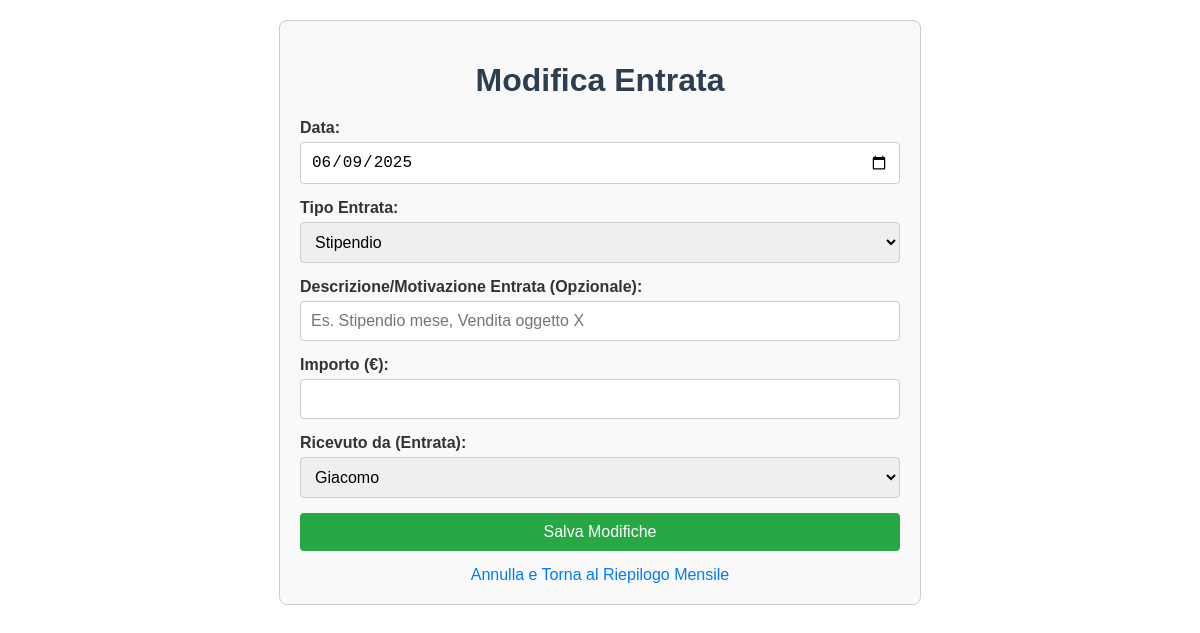
Page /modifica_entrata/10 on the committed database.
### tables this page shows
CREATE TABLE entrate (
    id INTEGER PRIMARY KEY AUTOINCREMENT,
    data TEXT NOT NULL,                 -- Data dell'entrata
    tipo_entrata TEXT NOT NULL,         -- Es. "Stipendio", "Bonus", "Regalo", "Vendita", "Extra"
    descrizione TEXT,                   -- Motivazione o dettaglio aggiuntivo (opzionale)
    importo REAL NOT NULL,              -- Importo dell'entrata (sempre positivo)
    ricevuto_da TEXT NOT NULL,          -- Chi ha ricevuto l'entrata: "Giacomo" o "Erica"
    timestamp DATETIME DEFAULT CURRENT_TIMESTAMP
);

### app.py (the view)
@app.route('/modifica_entrata/<int:entrata_id>', methods=['GET'])
def modifica_entrata_form(entrata_id):
    entrata = None; db = None
    try:
        db = get_db()
        entrata = db.execute('SELECT id, data, tipo_entrata, descrizione, importo, ricevuto_da FROM entrate WHERE id = ?', (entrata_id,)).fetchone()
    except sqlite3.Error as e: flash("Errore caricamento entrata.", "danger"); return redirect(url_for('index'))
    finally:
        if db: db.close()
    if entrata is None: flash(f"Entrata ID {entrata_id} non trovata.", "danger"); return redirect(url_for('index'))
    tipi_entrata_disponibili = ["Stipendio", "Bonus", "Regalo", "Vendita", "Extra", "Altro"]
    return render_template('modifica_entrata.html', entrata=entrata, tipi_entrata=tipi_entrata_disponibili, titolo_pagina="Modifica Entrata", datetime=datetime)

### app.py (called while the page is built)
@app.template_filter('format_decimali_italiano')
def format_decimali_italiano(valore, con_euro=True):
    sufixo = " €" if con_euro else ""
    if valore is None or str(valore).strip() == "": return "0" + sufixo
    try:
        valore_float = float(valore)
        if valore_float == int(valore_float):
            return f"{int(valore_float):,}".replace(',', '.') + sufixo
        else:
            return f"{valore_float:,.2f}".replace('.', '#').replace(',', '.').replace('#', ',') + sufixo
    except (ValueError, TypeError): return str(valore) + sufixo

def get_db():
    db = sqlite3.connect(DATABASE)
    db.row_factory = sqlite3.Row
    return db

### templates/modifica_entrata.html (shortened to what this page needs)
<!DOCTYPE html>
<html lang="it">
<head>
</head>
<body>
    <div class="container">
        <h1>{{ titolo_pagina }}</h1>
        {% if entrata %}
        <form action="{{ url_for('processa_modifica_entrata', entrata_id=entrata.id) }}" method="post">
            <div>
                <label for="data">Data:</label>
                <input type="date" id="data" name="data" value="{{ entrata.data }}" required>
            </div>
            <div>
                <label for="tipo_entrata_val">Tipo Entrata:</label>
                <select id="tipo_entrata_val" name="tipo_entrata_val" required>
                    {% for tipo in tipi_entrata %}
                        <option value="{{ tipo }}" {% if entrata.tipo_entrata == tipo %}selected{% endif %}>{{ tipo }}</option>
                    {% endfor %}
                </select>
            </div>
            <div>
                <label for="descrizione_entrata">Descrizione/Motivazione Entrata (Opzionale):</label>
                <input type="text" id="descrizione_entrata" name="descrizione_entrata" value="{{ entrata.descrizione if entrata.descrizione is not none else '' }}" placeholder="Es. Stipendio mese, Vendita oggetto X">
            </div>
            <div>
                <label for="importo">Importo (€):</label>
                <input type="number" id="importo" name="importo" step="0.01" value="{{ entrata.importo|format_decimali_italiano }}" required>
            </div>
            <div>
                <label for="ricevuto_da">Ricevuto da (Entrata):</label>
                <select id="ricevuto_da" name="ricevuto_da" required>
                    <option value="Giacomo" {% if entrata.ricevuto_da == 'Giacomo' %}selected{% endif %}>Giacomo</option>
                </select>
            </div>
            <div>
                <button type="submit">Salva Modifiche</button>
            </div>
        </form>
        {% else %}
        <p>Entrata non trovata o errore nel caricamento.</p>
        {% endif %}
        {% set anno_entrata = entrata.data.split('-')[0]|int if entrata else datetime.today().year %}
        {% set mese_entrata = entrata.data.split('-')[1]|int if entrata else datetime.today().month %}
        <a href="{{ url_for('index', anno=anno_entrata, mese=mese_entrata) }}" class="link-annulla">Annulla e Torna al Riepilogo Mensile</a>
    </div>
</body>
</html>

### templates/modifica_entrata.html (style rules this page uses)
body { font-family: sans-serif; margin: 20px; color: #333; }
.container { max-width: 600px; margin: auto; padding: 20px; border: 1px solid #ccc; border-radius: 8px; background-color: #f9f9f9; }
h1 { color: #2c3e50; text-align: center; margin-bottom: 20px; }
form div { margin-bottom: 15px; }
form label { display: block; margin-bottom: 5px; font-weight: bold; }
form input[type="text"], form input[type="number"], form input[type="date"], form select { width: 100%; padding: 10px; border: 1px solid #ccc; border-radius: 4px; box-sizing: border-box; font-size: 1rem; }
form button[type="submit"] { background-color: #28a745; color: white; padding: 10px 15px; border: none; border-radius: 4px; cursor: pointer; font-size: 1em; display: block; width: 100%; }
.link-annulla { display: block; text-align: center; margin-top: 15px; color: #007bff; text-decoration: none; }

### rows in the picture
entrate: data "06/09/2025", tipo_entrata_val "Stipendio", ricevuto_da "Giacomo"

### other values in the picture
{{ titolo_pagina }} "Modifica Entrata"
